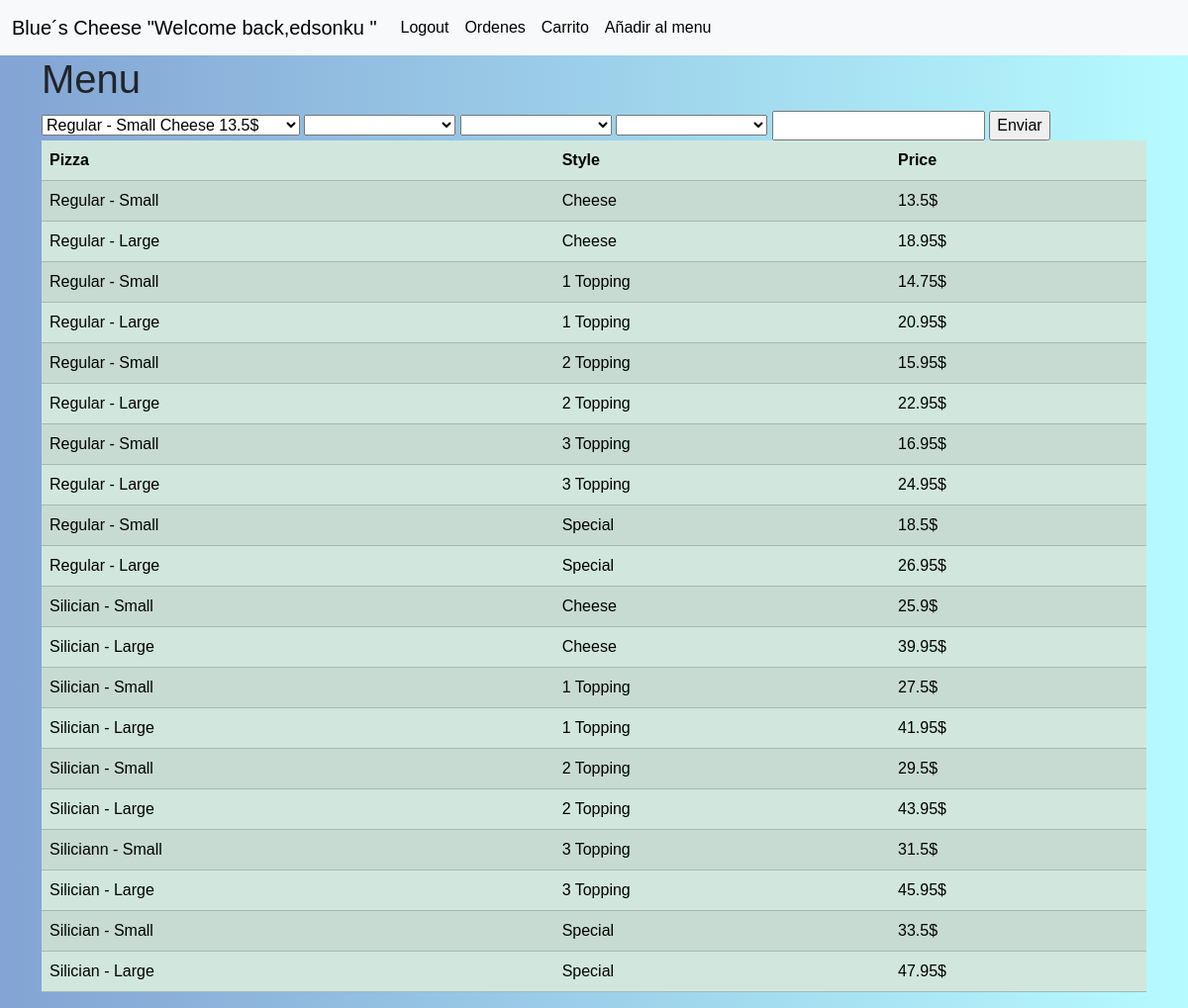
The app's page /addpizza/ (signed in), older data.
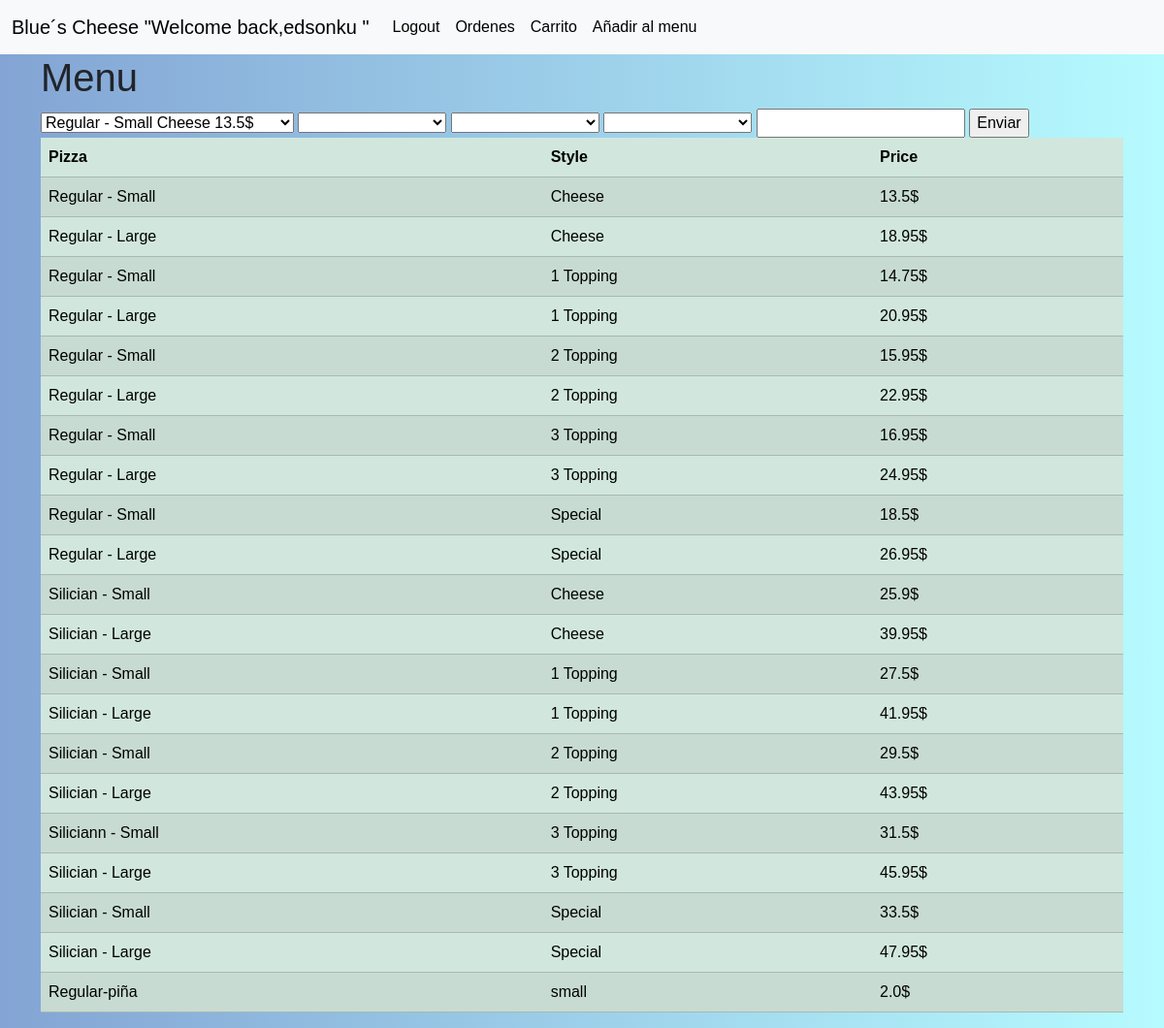
The same page, newer data.
### orders/models.py (models this page shows, shortened)
class Pizza(models.Model):
    pizza = models.CharField(verbose_name="Estilo", max_length=50)
    size = models.CharField(verbose_name="Tamaño", max_length=75)
    price = models.FloatField(verbose_name="Precio")
    class Meta:
        verbose_name="Pizza"
        verbose_name_plural="Pizzas"

### orders/views.py (the view)
# urls.py: path("addpizza/", views.addpizza, name="addpizza"),
def addpizza(request):
    if request.method=="POST":
        orden=getorder(request.user)
        id_t1=request.POST.get("toping1")
        id_t2=request.POST.get("toping2")
        id_t3=request.POST.get("toping3")
        cantidad=int(request.POST.get("cantidad"))
        print("---------------------------cantidad")
        print(cantidad)
        id_pizza=request.POST.get("pizza")
        pizza=Pizza.objects.get(pk=id_pizza)
        print("---------------------------idpizza")
        print(pizza)
        price=pizza.price
        size=pizza.size
        print("----------------price")
        print(size)
        top=[]
        if size=="1 Topping":
            t1=Topings.objects.get(pk=id_t1)
            print(t1)
            top.append(t1)
        if size=="2 Topping":
            t1=Topings.objects.get(pk=id_t1)
            print(t1)
            t2=Topings.objects.get(pk=id_t2)
            print(t2)
            top.append(t1)
            top.append(t2)
        if size=="3 Topping":
            t1=Topings.objects.get(pk=id_t1)
            print(t1)
            t2=Topings.objects.get(pk=id_t2)
            print(t2)
            t3=Topings.objects.get(pk=id_t3)
            print(t3)
            top.append(t1)
            top.append(t2)
            top.append(t3)
        total_pizza=(price*cantidad)
        print("----------------total")
        print(total_pizza)
        orden.total+=total_pizza
        orden.save()
        detallepizza_O=Detallepizza(orden=orden,pizza=pizza,cantidad=cantidad,price=pizza.price)
        messages.success(request,f"Agregado al carrito")
        print("---------------------------")
        print(detallepizza_O)
        detallepizza_O.save()
        for i in top:
            detallepizza_O.toppings.add(i)
        return redirect("/")
    else:
        context = {
        "pizza": Pizza.objects.all(), # select * from pizza
        "topping":Topings.objects.all(),
    }
    return render(request, 'orders/addpizza.html',context)

### orders/templates/orders/addpizza.html (shortened to what this page needs)
{% extends 'base.html' %}
{% block main %}
<h1>Menu</h1>
{% if user.is_authenticated %}
<form method="post" action="{% url 'addpizza' %}">
<select name="pizza" size="1" id="">
    {% for x in pizza%}
    <option value="{{x.pk}}">{{x.pizza}}  {{x.size}}   {{x.price}}$</option>
    {%endfor%}
</select>
<select name="toping1" id="">
    <option selected>  </option>
    {% for y in topping%}
    <option value="{{y.pk}}">{{y.topings}}</option>
    {%endfor%}
</select>
<select name="toping2" id="">
    <option  selected>  </option>
    {% for y in topping%}
    <option value="{{y.pk}}">{{y.topings}}</option>
    {%endfor%}
</select>
<select name="toping3" id="">
    <option selected>  </option>
    {% for y in topping%}
    <option value="{{y.pk}}">{{y.topings}}</option>
    {%endfor%}
</select>
<input type="number" name="cantidad" min="0" required>
<input type="submit" value="Enviar">
</form>
<table class="table table-success table-striped">
    <thead>
        <th>Pizza</th>
        <th>Style</th>
        <th>Price</th>
    </thead>
    <tbody>
        {% for x in pizza%}
        <tr>
            <td>{{x.pizza}}</td>
            <td>{{x.size}}</td>
            <td>{{x.price}}$</td>
        </tr>
        {%endfor%}
    </tbody>
</table>
{% endif %}
{% endblock %}

Row changes from the older to the newer data that the page shows:
added Pizza: pizza "Regular-piña", size "small", price "2.0"
